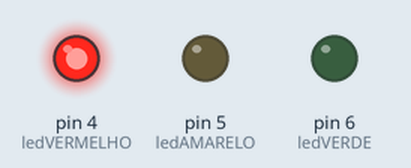
Recording of a sketch running on a simulated Arduino Uno, built with avr-gcc and run on an emulated ATmega328P. Parts: output pins drawn as LEDs (lit = HIGH).

Above: at 0.5 s.
At 4.5 s:
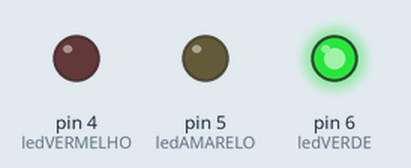
At 7.5 s:
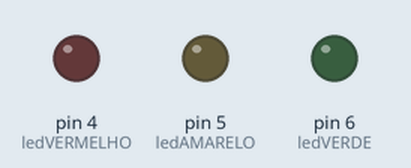
At 9.5 s:
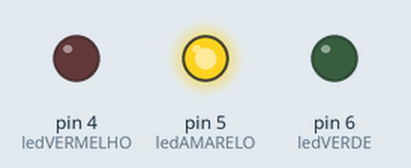
Timing chart, 0 to 10.4 s (numbered marks = the images above):
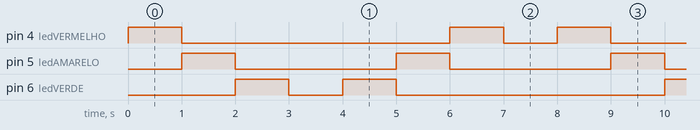

The sketch:

semaforo.ino
```cpp
 int ledVERMELHO= 4;
 int ledAMARELO = 5;
 int ledVERDE = 6;

void setup() {

pinMode(ledVERMELHO, OUTPUT);
pinMode(ledAMARELO, OUTPUT);
pinMode(ledVERDE, OUTPUT);

}

void loop() {

digitalWrite(ledVERMELHO, HIGH);
delay(1000);
digitalWrite(ledVERMELHO, LOW);
ledVERMELHO++;

if(ledVERMELHO > 6) {
while(ledVERMELHO > 3) {
digitalWrite(ledVERMELHO, HIGH);
delay(1000);
digitalWrite(ledVERMELHO, LOW);
ledVERMELHO--;

}
}
}
```

Measured:
- by itself, pin 4 (ledVERMELHO): repeats every 8.0 s: LOW 5.0 s, HIGH 1.0 s, LOW 1.0 s, HIGH 1.0 s
- by itself, pin 5 (ledAMARELO): alternates HIGH for 1.0 s and LOW for 3.0 s
- by itself, pin 6 (ledVERDE): repeats every 8.0 s: LOW 1.0 s, HIGH 1.0 s, LOW 5.0 s, HIGH 1.0 s
